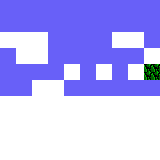

This game map was drawn from its Tiled (.tmx) file and the tilesets committed beside it. A one-line description and the full map source follow:
An orthogonal 10x10 tile map with 16x16 px tiles, 1 tile layer (background).

<map version="1.0" orientation="orthogonal" width="10" height="10" tilewidth="16" tileheight="16">
 <tileset firstgid="1" name="tiles" tilewidth="16" tileheight="16">
  <image source="tiles.png" width="64" height="128" />
  <tile id="0">
   <properties>
    <property name="id" value="1" />
   </properties>
  </tile>
  <tile id="1">
   <properties>
    <property name="id" value="0" />
   </properties>
  </tile>
  <tile id="2">
   <properties>
    <property name="id" value="0" />
   </properties>
  </tile>
  <tile id="3">
   <properties>
    <property name="id" value="0" />
   </properties>
  </tile>
  <tile id="8">
   <properties>
    <property name="id" value="1" />
   </properties>
  </tile>
  <tile id="9">
   <properties>
    <property name="id" value="1" />
   </properties>
  </tile>
  <tile id="12">
   <properties>
    <property name="id" value="1" />
   </properties>
  </tile>
  <tile id="13">
   <properties>
    <property name="id" value="0" />
   </properties>
  </tile>
  <tile id="14">
   <properties>
    <property name="id" value="0" />
   </properties>
  </tile>
  <tile id="15">
   <properties>
    <property name="id" value="0" />
   </properties>
  </tile>
  <tile id="17">
   <properties>
    <property name="id" value="0" />
   </properties>
  </tile>
  <tile id="18">
   <properties>
    <property name="id" value="0" />
   </properties>
  </tile>
  <tile id="19">
   <properties>
    <property name="id" value="0" />
   </properties>
  </tile>
 </tileset>
 <layer name="background" width="10" height="10">
  <data>
   <tile gid="2" />
   <tile gid="2" />
   <tile gid="2" />
   <tile gid="2" />
   <tile gid="2" />
   <tile gid="2" />
   <tile gid="2" />
   <tile gid="2" />
   <tile gid="2" />
   <tile gid="2" />
   <tile gid="2" />
   <tile gid="2" />
   <tile gid="2" />
   <tile gid="2" />
   <tile gid="2" />
   <tile gid="2" />
   <tile gid="2" />
   <tile gid="2" />
   <tile gid="2" />
   <tile gid="2" />
   <tile gid="10" />
   <tile gid="10" />
   <tile gid="10" />
   <tile gid="2" />
   <tile gid="2" />
   <tile gid="2" />
   <tile gid="2" />
   <tile gid="3" />
   <tile gid="4" />
   <tile gid="2" />
   <tile gid="2" />
   <tile gid="3" />
   <tile gid="4" />
   <tile gid="2" />
   <tile gid="2" />
   <tile gid="2" />
   <tile gid="2" />
   <tile gid="2" />
   <tile gid="2" />
   <tile gid="10" />
   <tile gid="2" />
   <tile gid="2" />
   <tile gid="2" />
   <tile gid="2" />
   <tile gid="10" />
   <tile gid="2" />
   <tile gid="10" />
   <tile gid="2" />
   <tile gid="10" />
   <tile gid="1" />
   <tile gid="2" />
   <tile gid="2" />
   <tile gid="10" />
   <tile gid="10" />
   <tile gid="2" />
   <tile gid="2" />
   <tile gid="2" />
   <tile gid="2" />
   <tile gid="2" />
   <tile gid="2" />
   <tile gid="10" />
   <tile gid="14" />
   <tile gid="15" />
   <tile gid="16" />
   <tile gid="14" />
   <tile gid="15" />
   <tile gid="16" />
   <tile gid="14" />
   <tile gid="15" />
   <tile gid="16" />
   <tile gid="20" />
   <tile gid="18" />
   <tile gid="19" />
   <tile gid="20" />
   <tile gid="18" />
   <tile gid="19" />
   <tile gid="20" />
   <tile gid="18" />
   <tile gid="19" />
   <tile gid="20" />
   <tile gid="9" />
   <tile gid="9" />
   <tile gid="9" />
   <tile gid="9" />
   <tile gid="9" />
   <tile gid="9" />
   <tile gid="9" />
   <tile gid="9" />
   <tile gid="9" />
   <tile gid="9" />
   <tile gid="13" />
   <tile gid="13" />
   <tile gid="13" />
   <tile gid="13" />
   <tile gid="13" />
   <tile gid="13" />
   <tile gid="13" />
   <tile gid="13" />
   <tile gid="13" />
   <tile gid="13" />
  </data>
 </layer>
</map>